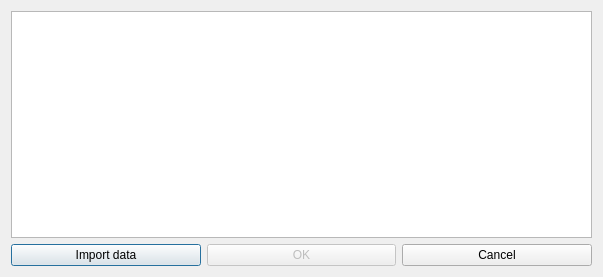
<?xml version="1.0" encoding="UTF-8"?>
<ui version="4.0">
 <class>importdata</class>
 <widget class="QDialog" name="importdata">
  <property name="geometry">
   <rect>
    <x>0</x>
    <y>0</y>
    <width>603</width>
    <height>277</height>
   </rect>
  </property>
  <property name="windowTitle">
   <string>Import data</string>
  </property>
  <layout class="QVBoxLayout" name="verticalLayout">
   <item>
    <layout class="QVBoxLayout" name="verticalLayout_2">
     <item>
      <widget class="QTextEdit" name="textEdit">
       <property name="readOnly">
        <bool>true</bool>
       </property>
      </widget>
     </item>
     <item>
      <layout class="QHBoxLayout" name="horizontalLayout">
       <item>
        <widget class="QPushButton" name="importButton">
         <property name="sizePolicy">
          <sizepolicy hsizetype="Minimum" vsizetype="Fixed">
           <horstretch>0</horstretch>
           <verstretch>0</verstretch>
          </sizepolicy>
         </property>
         <property name="text">
          <string>Import data</string>
         </property>
        </widget>
       </item>
       <item>
        <widget class="QPushButton" name="okButton">
         <property name="enabled">
          <bool>false</bool>
         </property>
         <property name="text">
          <string>OK</string>
         </property>
        </widget>
       </item>
       <item>
        <widget class="QPushButton" name="cancelButton">
         <property name="sizePolicy">
          <sizepolicy hsizetype="Minimum" vsizetype="Fixed">
           <horstretch>0</horstretch>
           <verstretch>0</verstretch>
          </sizepolicy>
         </property>
         <property name="text">
          <string>Cancel</string>
         </property>
        </widget>
       </item>
      </layout>
     </item>
    </layout>
   </item>
  </layout>
 </widget>
 <resources/>
 <connections>
  <connection>
   <sender>cancelButton</sender>
   <signal>clicked(bool)</signal>
   <receiver>importdata</receiver>
   <slot>reject()</slot>
   <hints>
    <hint type="sourcelabel">
     <x>470</x>
     <y>249</y>
    </hint>
    <hint type="destinationlabel">
     <x>484</x>
     <y>-30</y>
    </hint>
   </hints>
  </connection>
  <connection>
   <sender>okButton</sender>
   <signal>clicked(bool)</signal>
   <receiver>importdata</receiver>
   <slot>accept()</slot>
   <hints>
    <hint type="sourcelabel">
     <x>286</x>
     <y>249</y>
    </hint>
    <hint type="destinationlabel">
     <x>352</x>
     <y>-21</y>
    </hint>
   </hints>
  </connection>
  <connection>
   <sender>importButton</sender>
   <signal>clicked(bool)</signal>
   <receiver>okButton</receiver>
   <slot>setDisabled(bool)</slot>
   <hints>
    <hint type="sourcelabel">
     <x>119</x>
     <y>253</y>
    </hint>
    <hint type="destinationlabel">
     <x>232</x>
     <y>253</y>
    </hint>
   </hints>
  </connection>
 </connections>
</ui>
